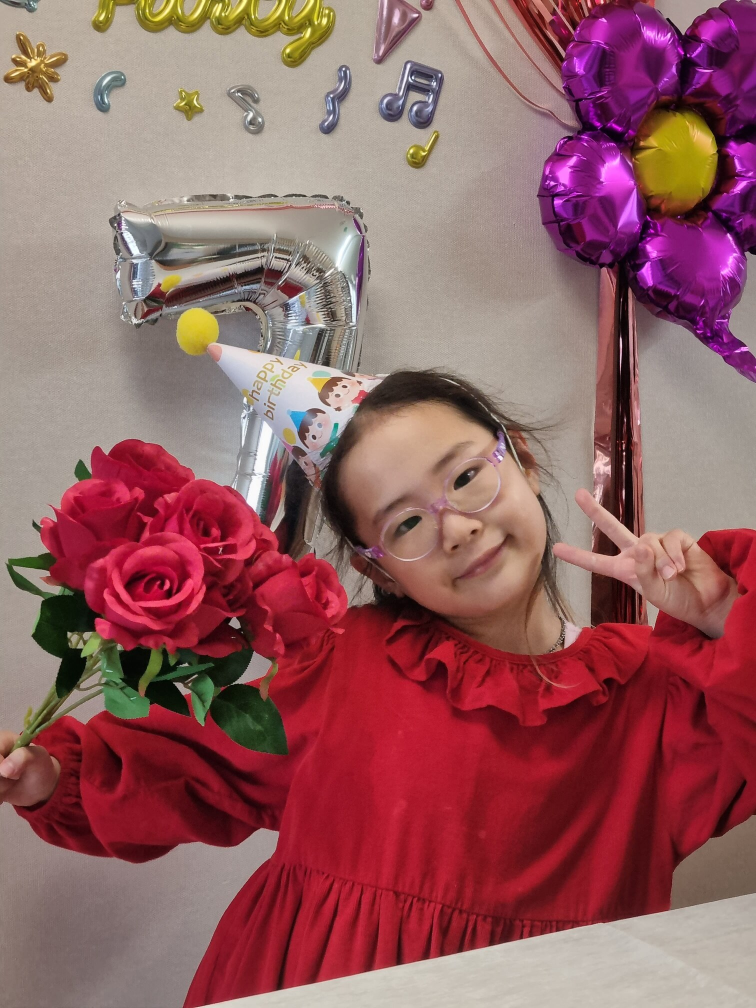
#> input picture photos/20230215_171811 (2).jpg, 1512 x 2016 px (shown at 1/2 size); its folder holds only this picture in this run
$ python -i streamlit_app.py   (imports and definitions only)
#> lines starting #> are read from the running program, lines starting #| are printed output that depends on the picture
import streamlit as st
import os
from PIL import Image, ExifTags, UnidentifiedImageError

# Title of the invitation
# [35 lines not run here, left out]

# Function to correct image orientation
def correct_image_orientation(image):
    try:
        for orientation in ExifTags.TAGS.keys():
            if ExifTags.TAGS[orientation] == 'Orientation':
                break

        exif = image._getexif()

        if exif is not None:
            orientation = exif.get(orientation)

            if orientation == 3:
                image = image.rotate(180, expand=True)
            elif orientation == 6:
                image = image.rotate(270, expand=True)
            elif orientation == 8:
                image = image.rotate(90, expand=True)
    except Exception as e:
        st.error(f"Error correcting image orientation: {e}")

    return image

# Photo slideshow
photo_dir = 'photos'
# [19 lines not run here, left out]

>>> import cv2
>>> picture = cv2.imread('photos/20230215_171811 (2).jpg', cv2.IMREAD_GRAYSCALE)
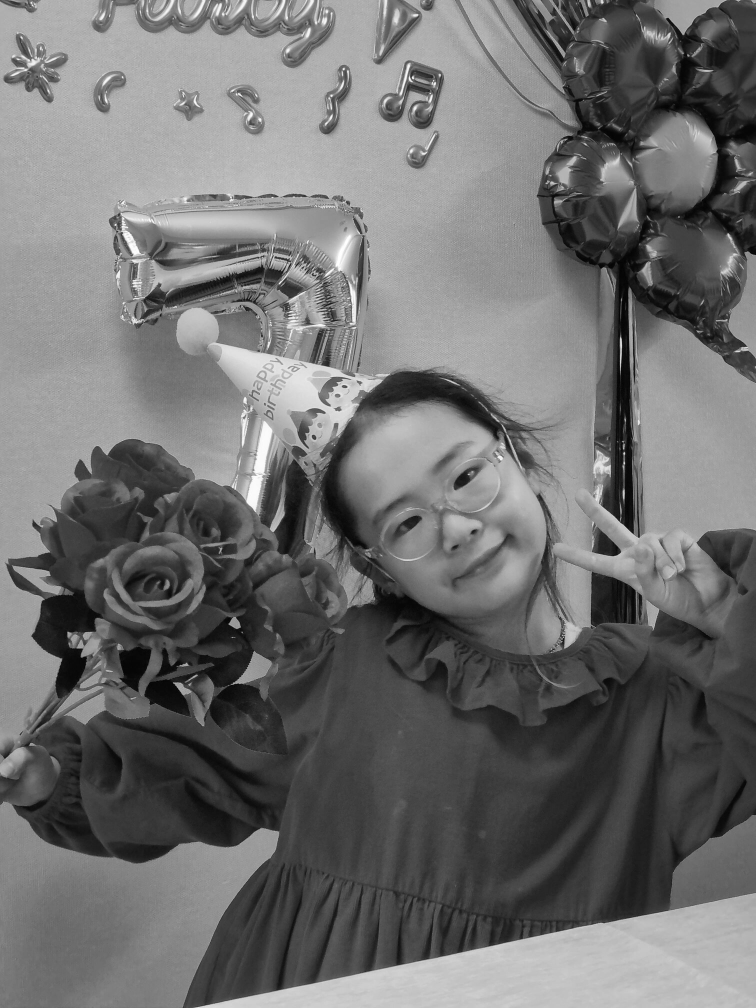
#> picture: shape (2016, 1512) (shown at 1/2 size); min 0, max 255, mean 111.8
>>> result = correct_image_orientation(picture)
#> (the run stopped early here; a loop or call above may not have finished)

$ run again, on photos/20231117_192729 (1).jpg
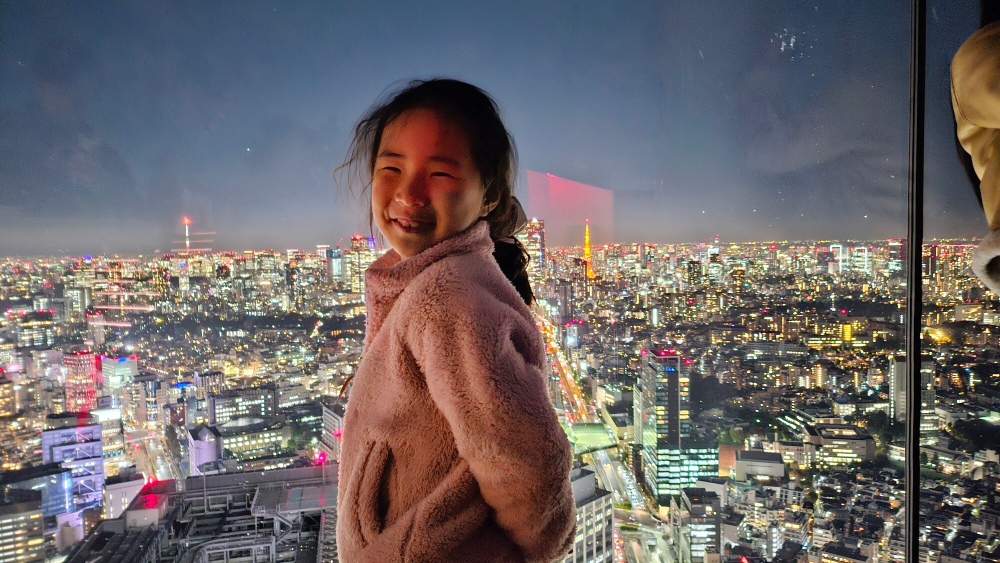
#> input picture photos/20231117_192729 (1).jpg, 2000 x 1126 px (shown at 1/2 size)
#> `picture = cv2.imread('photos/20230215_171811 (2).jpg', cv2.IMREAD_GRAY..`:
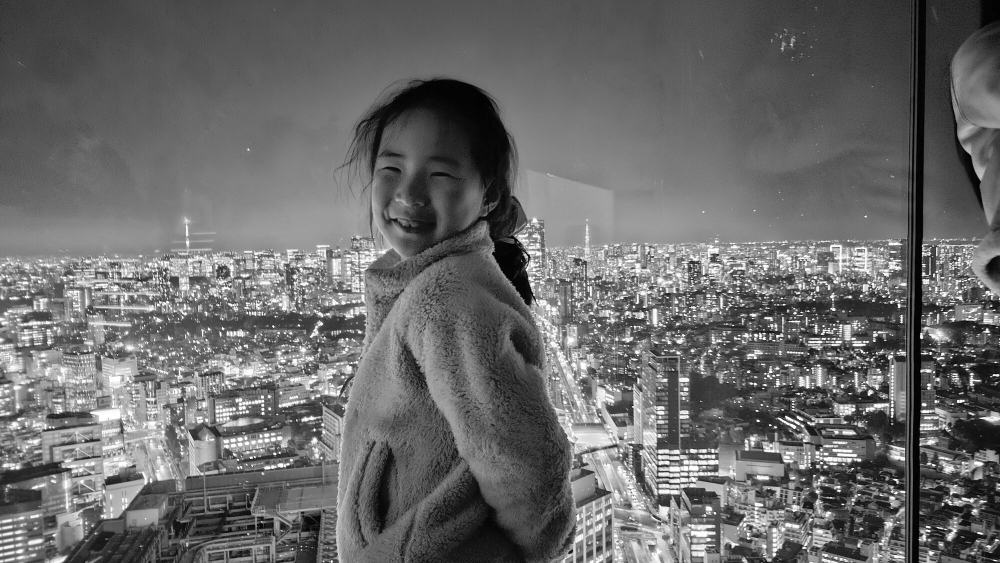
#> picture: shape (1126, 2000) (shown at 1/2 size); min 0, max 255, mean 105.9

$ run again, on photos/20231014_144421~2.jpg
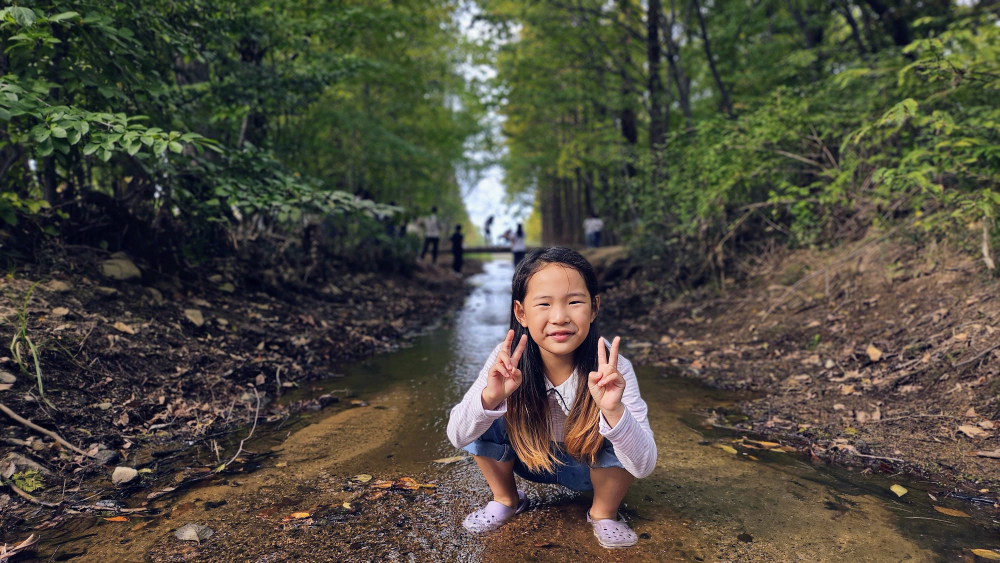
#> input picture photos/20231014_144421~2.jpg, 4000 x 2252 px (shown at 1/4 size)
#> `picture = cv2.imread('photos/20230215_171811 (2).jpg', cv2.IMREAD_GRAY..`:
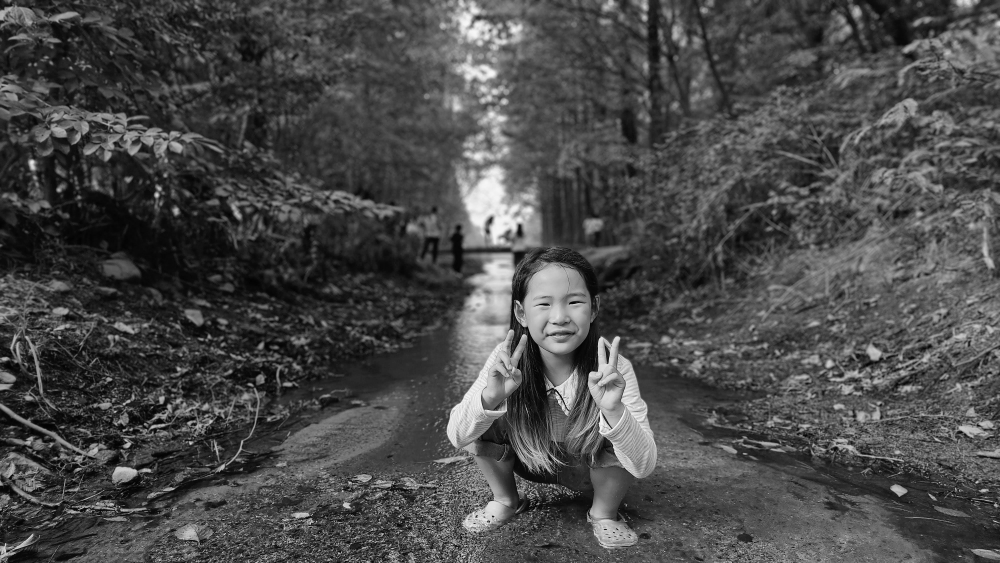
#> picture: shape (2252, 4000) (shown at 1/4 size); min 0, max 255, mean 73.6
